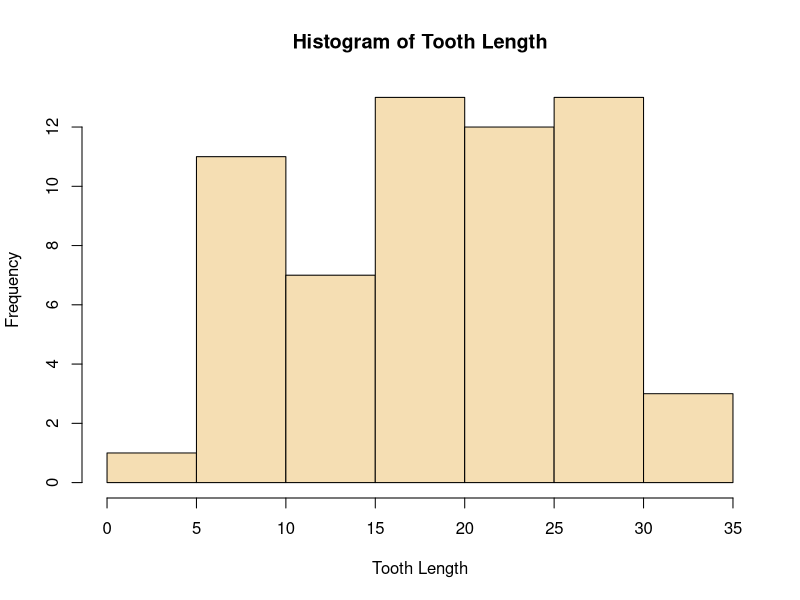
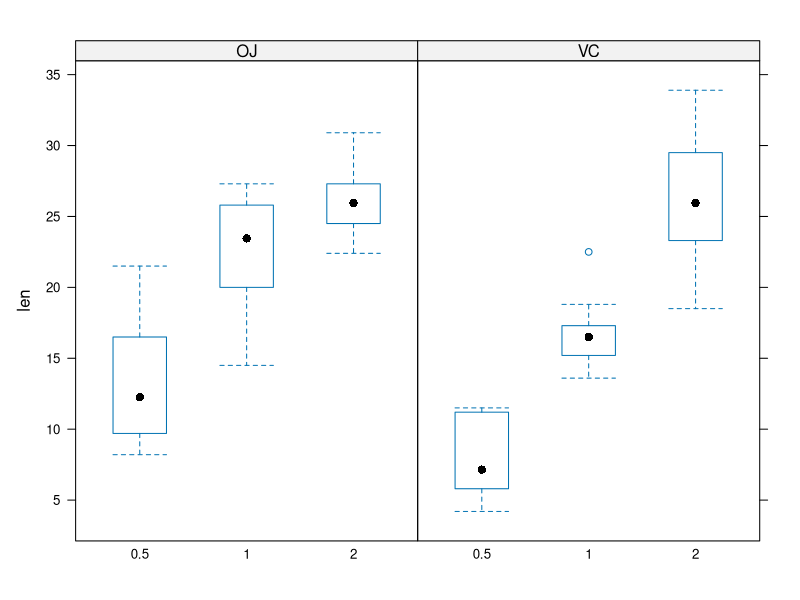

Source code (R) for these figures, in order:
## ---- chunk 1
##data load
library(datasets)
tg <- ToothGrowth

##SQL packages
library(sqldf)

##Lattice package
library(lattice)
## ---- chunk 2
t.test(tg$len[tg$supp == "OJ"],tg$len[tg$supp == "VC"], paired = FALSE )
## ---- chunk 3
t.test(tg$len[tg$dose == "2"],tg$len[tg$dose == "0.5"], paired = FALSE )
## ---- chunk 4
t.test(tg$len[tg$dose == "2"],tg$len[tg$dose == "1"], paired = FALSE )
## ---- chunk 5
##Subset the length for OJ and VC with dose of 2:
OJ2<- sqldf("SELECT len FROM tg WHERE dose = '2' AND supp = 'OJ'")
VC2<- sqldf("SELECT len FROM tg WHERE dose = '2' AND supp = 'VC'")

##perform statistical test
t.test(OJ2,VC2, paired = FALSE )
## ---- chunk 6
##Top 6 rows
head(ToothGrowth)

##review of supp
sqldf("SELECT DISTINCT supp FROM tg")

##review of dose
sqldf("SELECT DISTINCT dose FROM tg")

##data summary
summary(tg)

##histogram of len
hist(tg$len, col = "wheat", main = "Histogram of Tooth Length", xlab = "Tooth Length")

##Boxplot of dose & supplements
tg$dose <-as.factor(tg$dose)
bwplot(len ~ dose | supp, data=tg)
